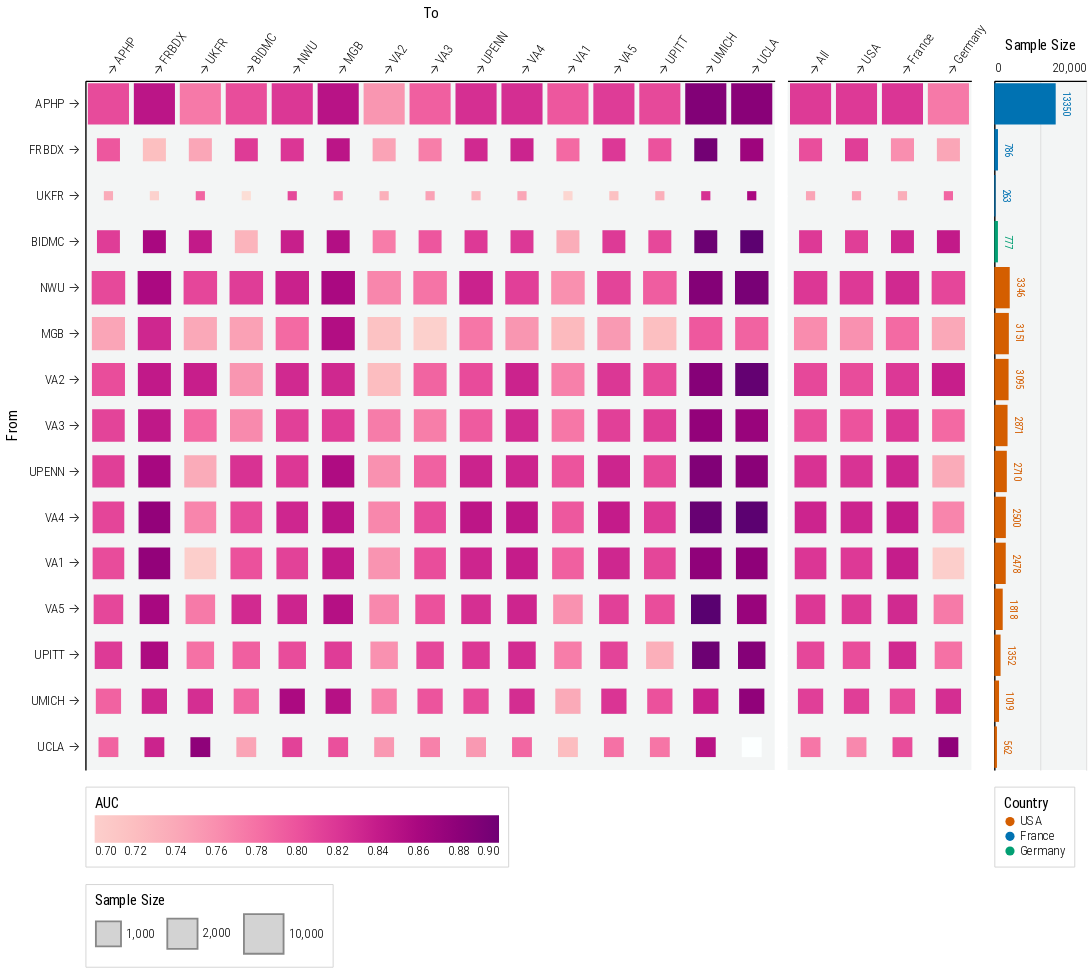

This figure's notebook cell:
### Code cell
def plot(df=None):
    d = df.copy()
    
    sort_from = ['APHP →', 'FRBDX →', 'UKFR →', 'BIDMC →', 'MGB →', 'NWU →', 'UCLA →', 'UMICH →', 'UPENN →', 'UPITT →', 'VA1 →', 'VA2 →', 'VA3 →', 'VA4 →', 'VA5 →']
    sort_to = ['→ APHP', '→ FRBDX', '→ UKFR', '→ BIDMC', '→ MGB', '→ NWU', '→ UCLA', '→ UMICH', '→ UPENN', '→ UPITT', '→ VA1', '→ VA2', '→ VA3', '→ VA4', '→ VA5']
    
    sort_from = ['APHP →', 'FRBDX →', 'UKFR →', 'BIDMC →', 'NWU →', 'MGB →', 'VA2 →', 'VA3 →',  'UPENN →',    'VA4 →', 'VA1 →', 'VA5 →', 'UPITT →','UMICH →','UCLA →']
    sort_to = ['→ APHP', '→ FRBDX', '→ UKFR', '→ BIDMC', '→ NWU', '→ MGB', '→ VA2', '→ VA3', '→ UPENN',     '→ VA4', '→ VA1','→ VA5',  '→ UPITT','→ UMICH', '→ UCLA']
    
    plot = alt.Chart(
        d[d['to-country'] != 'Meta']
    ).mark_square(
        opacity=1
    ).encode(
        x=alt.X("to:N", title='To', axis=alt.Axis(labelAngle=-55, domain=True, orient='top'), scale=alt.Scale(), sort=sort_to),
        y=alt.Y("from:N", title='From', axis=alt.Axis(labelAngle=0, domain=True), scale=alt.Scale(), sort=sort_from),
        size=alt.Size('from_size:Q', title='Sample Size', scale=alt.Scale(range=[100, 2000], type='log'), legend=alt.Legend(direction='horizontal', symbolFillColor='lightgray')),
#         size=alt.value(2400),
        color=alt.Color("auc:Q", title='AUC', scale=alt.Scale(scheme='redpurple', domain=[0.7, 0.9]), legend=alt.Legend(direction='horizontal', gradientLength=440, gradientThickness=30)),
    ).properties(
        width=750,
        height=750
    )
    
    meta = alt.Chart(
        d[d['to-country'] == 'Meta']
    ).mark_square(
        opacity=1
    ).encode(
        x=alt.X("to:N", title=None, axis=alt.Axis(labelAngle=-55, domain=True, orient='top'), scale=alt.Scale(), sort=sort_to),
        y=alt.Y("from:N", title=None, axis=alt.Axis(labelAngle=0, domain=False, labels=False), scale=alt.Scale(), sort=sort_from),
        size=alt.Size('from_size:Q', title='Sample Size', scale=alt.Scale(range=[100, 2000], type='log'), legend=alt.Legend(direction='horizontal', symbolFillColor='lightgray')),
#         size=alt.value(2400),
        color=alt.Color("auc:Q", title='AUC', scale=alt.Scale(scheme='redpurple', domain=[0.7, 0.9]), legend=alt.Legend(direction='horizontal', gradientLength=440, gradientThickness=30)),
    ).properties(
        width=200,
        height=750
    )
    
    n = alt.Chart(
        d
    ).mark_bar(
        opacity=1
    ).encode(
        x=alt.X("mean(from_size):Q", title='Sample Size', axis=alt.Axis(labelAngle=0, tickCount=2, domain=True, orient='top'), scale=alt.Scale(domain=[0, 20000])),
        y=alt.Y("from:N", title=None, axis=alt.Axis(labelAngle=0, labels=False, domain=True), scale=alt.Scale(), sort=sort_from),
        color=alt.Color("country:N", title='Country', scale=alt.Scale(range=country_colors, domain=countries), legend=alt.Legend(direction='vertical', gradientLength=440, gradientThickness=30)),
    ).properties(
        width=100,
        height=750
    )
    
    text = n.mark_text(
        angle=90,
        align='center',
        baseline='bottom',
        dy=-6,
    ).encode(
        text='from_size'
    )

    
    plot = alt.hconcat(alt.hconcat(plot, meta).resolve_scale(color='shared'), (n + text), spacing=0).properties(
#         title={
#             "text": [
#                 f"Transportability Of Cox Regression Model Across Different Sites",
#             ],
#             "dx": 50,
#             "fontSize": 18
#         }
    )
    
    return plot

res = plot(df)

res = apply_theme(
    res,
    axis_y_title_font_size=16,
    title_anchor='start',
    legend_orient='bottom',
    legend_title_orient='top',
    axis_label_font_size=14,
    header_label_font_size=16,
    subtitle_font_size=18,
#     legend_stroke_color='white'
)

res
# save(res,join("..", "result", "R1-auc-matrix.png"), scalefactor=8.0)

### Figure 1 — Vega-Lite specification as saved in the notebook (floating-point values rounded to 4 significant figures; data arrays with more than 128 entries replaced by an {"elided": "..."} marker saying what was removed)
{"config": {"view": {"continuousWidth": 400, "continuousHeight": 300, "fill": "#F3F5F5", "strokeWidth": 0}, "axis": {"domainColor": "black", "domainWidth": 1.5, "labelFontSize": 14, "labelFontWeight": 300, "labelLimit": 1000, "tickColor": "white", "titleFontSize": 16, "titleFontWeight": 400, "titlePadding": 10}, "axisX": {"labelAngle": 0}, "axisY": {"domain": false, "titleFontSize": 16}, "concat": {"spacing": 0}, "font": "Roboto Condensed", "header": {"labelFontSize": 16, "labelOrient": "bottom", "titleFontSize": 16, "titleFontWeight": "bold"}, "legend": {"cornerRadius": 0, "direction": "horizontal", "fillColor": "white", "gradientLength": 50, "labelFontSize": 14, "labelFontWeight": 300, "orient": "bottom", "padding": 10, "strokeColor": "lightgray", "symbolStrokeWidth": 2, "titleFontSize": 16, "titleFontWeight": 400, "titleOrient": "top"}, "point": {"size": 70}, "title": {"align": "left", "anchor": "start", "dy": -10, "fontSize": 22, "fontWeight": 500, "subtitleFontSize": 18, "subtitlePadding": 5}}, "hconcat": [{"hconcat": [{"data": {"name": "data-b1d757870d70cf8d2822e2b21026395f"}, "mark": {"type": "square", "opacity": 1}, "encoding": {"color": {"type": "quantitative", "field": "auc", "legend": {"direction": "horizontal", "gradientLength": 440, "gradientThickness": 30}, "scale": {"domain": [0.7, 0.9], "scheme": "redpurple"}, "title": "AUC"}, "size": {"type": "quantitative", "field": "from_size", "legend": {"direction": "horizontal", "symbolFillColor": "lightgray"}, "scale": {"range": [100, 2000], "type": "log"}, "title": "Sample Size"}, "x": {"type": "nominal", "axis": {"domain": true, "labelAngle": -55, "orient": "top"}, "field": "to", "scale": {}, "sort": ["→ APHP", "→ FRBDX", "→ UKFR", "→ BIDMC", "→ NWU", "→ MGB", "→ VA2", "→ VA3", "→ UPENN", "→ VA4", "→ VA1", "→ VA5", "→ UPITT", "→ UMICH", "→ UCLA"], "title": "To"}, "y": {"type": "nominal", "axis": {"domain": true, "labelAngle": 0}, "field": "from", "scale": {}, "sort": ["APHP →", "FRBDX →", "UKFR →", "BIDMC →", "NWU →", "MGB →", "VA2 →", "VA3 →", "UPENN →", "VA4 →", "VA1 →", "VA5 →", "UPITT →", "UMICH →", "UCLA →"], "title": "From"}}, "height": 750, "width": 750}, {"data": {"name": "data-11984c925b4505bc057490c9f1b0539c"}, "mark": {"type": "square", "opacity": 1}, "encoding": {"color": {"type": "quantitative", "field": "auc", "legend": {"direction": "horizontal", "gradientLength": 440, "gradientThickness": 30}, "scale": {"domain": [0.7, 0.9], "scheme": "redpurple"}, "title": "AUC"}, "size": {"type": "quantitative", "field": "from_size", "legend": {"direction": "horizontal", "symbolFillColor": "lightgray"}, "scale": {"range": [100, 2000], "type": "log"}, "title": "Sample Size"}, "x": {"type": "nominal", "axis": {"domain": true, "labelAngle": -55, "orient": "top"}, "field": "to", "scale": {}, "sort": ["→ APHP", "→ FRBDX", "→ UKFR", "→ BIDMC", "→ NWU", "→ MGB", "→ VA2", "→ VA3", "→ UPENN", "→ VA4", "→ VA1", "→ VA5", "→ UPITT", "→ UMICH", "→ UCLA"], "title": null}, "y": {"type": "nominal", "axis": {"domain": false, "labelAngle": 0, "labels": false}, "field": "from", "scale": {}, "sort": ["APHP →", "FRBDX →", "UKFR →", "BIDMC →", "NWU →", "MGB →", "VA2 →", "VA3 →", "UPENN →", "VA4 →", "VA1 →", "VA5 →", "UPITT →", "UMICH →", "UCLA →"], "title": null}}, "height": 750, "width": 200}], "resolve": {"scale": {"color": "shared"}}}, {"layer": [{"mark": {"type": "bar", "opacity": 1}, "encoding": {"color": {"type": "nominal", "field": "country", "legend": {"direction": "vertical", "gradientLength": 440, "gradientThickness": 30}, "scale": {"domain": ["USA", "France", "Germany"], "range": ["#D45E00", "#0072B2", "#029F73"]}, "title": "Country"}, "x": {"type": "quantitative", "aggregate": "mean", "axis": {"domain": true, "labelAngle": 0, "orient": "top", "tickCount": 2}, "field": "from_size", "scale": {"domain": [0, 20000]}, "title": "Sample Size"}, "y": {"type": "nominal", "axis": {"domain": true, "labelAngle": 0, "labels": false}, "field": "from", "scale": {}, "sort": ["APHP →", "FRBDX →", "UKFR →", "BIDMC →", "NWU →", "MGB →", "VA2 →", "VA3 →", "UPENN →", "VA4 →", "VA1 →", "VA5 →", "UPITT →", "UMICH →", "UCLA →"], "title": null}}, "height": 750, "width": 100}, {"mark": {"type": "text", "align": "center", "angle": 90, "baseline": "bottom", "dy": -6}, "encoding": {"color": {"type": "nominal", "field": "country", "legend": {"direction": "vertical", "gradientLength": 440, "gradientThickness": 30}, "scale": {"domain": ["USA", "France", "Germany"], "range": ["#D45E00", "#0072B2", "#029F73"]}, "title": "Country"}, "text": {"type": "quantitative", "field": "from_size"}, "x": {"type": "quantitative", "aggregate": "mean", "axis": {"domain": true, "labelAngle": 0, "orient": "top", "tickCount": 2}, "field": "from_size", "scale": {"domain": [0, 20000]}, "title": "Sample Size"}, "y": {"type": "nominal", "axis": {"domain": true, "labelAngle": 0, "labels": false}, "field": "from", "scale": {}, "sort": ["APHP →", "FRBDX →", "UKFR →", "BIDMC →", "NWU →", "MGB →", "VA2 →", "VA3 →", "UPENN →", "VA4 →", "VA1 →", "VA5 →", "UPITT →", "UMICH →", "UCLA →"], "title": null}}, "height": 750, "width": 100}], "data": {"name": "data-77b444b72866689908d7c30758c03350"}}], "spacing": 0, "$schema": "https://vega.github.io/schema/vega-lite/v4.8.1.json", "datasets": {"data-b1d757870d70cf8d2822e2b21026395f": {"elided": "225 records"}, "data-11984c925b4505bc057490c9f1b0539c": [{"from": "APHP →", "from_size": 13350, "to": "→ All", "auc": 0.8172, "country": "France", "to-country": "Meta"}, {"from": "APHP →", "from_size": 13350, "to": "→ USA", "auc": 0.8177, "country": "France", "to-country": "Meta"}, {"from": "APHP →", "from_size": 13350, "to": "→ France", "auc": 0.8207, "country": "France", "to-country": "Meta"}, {"from": "APHP →", "from_size": 13350, "to": "→ Germany", "auc": 0.7749, "country": "France", "to-country": "Meta"}, {"from": "BIDMC →", "from_size": 777, "to": "→ All", "auc": 0.8181, "country": "Germany", "to-country": "Meta"}, {"from": "BIDMC →", "from_size": 777, "to": "→ USA", "auc": 0.8143, "country": "Germany", "to-country": "Meta"}, {"from": "BIDMC →", "from_size": 777, "to": "→ France", "auc": 0.8317, "country": "Germany", "to-country": "Meta"}, {"from": "BIDMC →", "from_size": 777, "to": "→ Germany", "auc": 0.8416, "country": "Germany", "to-country": "Meta"}, {"from": "FRBDX →", "from_size": 786, "to": "→ All", "auc": 0.8037, "country": "France", "to-country": "Meta"}, {"from": "FRBDX →", "from_size": 786, "to": "→ USA", "auc": 0.8142, "country": "France", "to-country": "Meta"}, {"from": "FRBDX →", "from_size": 786, "to": "→ France", "auc": 0.7604, "country": "France", "to-country": "Meta"}, {"from": "FRBDX →", "from_size": 786, "to": "→ Germany", "auc": 0.7422, "country": "France", "to-country": "Meta"}, {"from": "MGB →", "from_size": 3151, "to": "→ All", "auc": 0.7618, "country": "USA", "to-country": "Meta"}, {"from": "MGB →", "from_size": 3151, "to": "→ USA", "auc": 0.7582, "country": "USA", "to-country": "Meta"}, {"from": "MGB →", "from_size": 3151, "to": "→ France", "auc": 0.7847, "country": "USA", "to-country": "Meta"}, {"from": "MGB →", "from_size": 3151, "to": "→ Germany", "auc": 0.7408, "country": "USA", "to-country": "Meta"}, {"from": "NWU →", "from_size": 3346, "to": "→ All", "auc": 0.8192, "country": "USA", "to-country": "Meta"}, {"from": "NWU →", "from_size": 3346, "to": "→ USA", "auc": 0.8177, "country": "USA", "to-country": "Meta"}, {"from": "NWU →", "from_size": 3346, "to": "→ France", "auc": 0.8295, "country": "USA", "to-country": "Meta"}, {"from": "NWU →", "from_size": 3346, "to": "→ Germany", "auc": 0.8087, "country": "USA", "to-country": "Meta"}, {"from": "UCLA →", "from_size": 562, "to": "→ All", "auc": 0.7766, "country": "USA", "to-country": "Meta"}, {"from": "UCLA →", "from_size": 562, "to": "→ USA", "auc": 0.7647, "country": "USA", "to-country": "Meta"}, {"from": "UCLA →", "from_size": 562, "to": "→ France", "auc": 0.8041, "country": "USA", "to-country": "Meta"}, {"from": "UCLA →", "from_size": 562, "to": "→ Germany", "auc": 0.8785, "country": "USA", "to-country": "Meta"}, {"from": "UKFR →", "from_size": 263, "to": "→ All", "auc": 0.7439, "country": "France", "to-country": "Meta"}, {"from": "UKFR →", "from_size": 263, "to": "→ USA", "auc": 0.7457, "country": "France", "to-country": "Meta"}, {"from": "UKFR →", "from_size": 263, "to": "→ France", "auc": 0.7364, "country": "France", "to-country": "Meta"}, {"from": "UKFR →", "from_size": 263, "to": "→ Germany", "auc": 0.7881, "country": "France", "to-country": "Meta"}, {"from": "UMICH →", "from_size": 1019, "to": "→ All", "auc": 0.8136, "country": "USA", "to-country": "Meta"}, {"from": "UMICH →", "from_size": 1019, "to": "→ USA", "auc": 0.8145, "country": "USA", "to-country": "Meta"}, {"from": "UMICH →", "from_size": 1019, "to": "→ France", "auc": 0.8053, "country": "USA", "to-country": "Meta"}, {"from": "UMICH →", "from_size": 1019, "to": "→ Germany", "auc": 0.8257, "country": "USA", "to-country": "Meta"}, {"from": "UPENN →", "from_size": 2710, "to": "→ All", "auc": 0.8229, "country": "USA", "to-country": "Meta"}, {"from": "UPENN →", "from_size": 2710, "to": "→ USA", "auc": 0.8226, "country": "USA", "to-country": "Meta"}, {"from": "UPENN →", "from_size": 2710, "to": "→ France", "auc": 0.8333, "country": "USA", "to-country": "Meta"}, {"from": "UPENN →", "from_size": 2710, "to": "→ Germany", "auc": 0.7385, "country": "USA", "to-country": "Meta"}, {"from": "UPITT →", "from_size": 1352, "to": "→ All", "auc": 0.808, "country": "USA", "to-country": "Meta"}, {"from": "UPITT →", "from_size": 1352, "to": "→ USA", "auc": 0.8041, "country": "USA", "to-country": "Meta"}, {"from": "UPITT →", "from_size": 1352, "to": "→ France", "auc": 0.8295, "country": "USA", "to-country": "Meta"}, {"from": "UPITT →", "from_size": 1352, "to": "→ Germany", "auc": 0.7797, "country": "USA", "to-country": "Meta"}, {"from": "VA1 →", "from_size": 2478, "to": "→ All", "auc": 0.8203, "country": "USA", "to-country": "Meta"}, {"from": "VA1 →", "from_size": 2478, "to": "→ USA", "auc": 0.8182, "country": "USA", "to-country": "Meta"}, {"from": "VA1 →", "from_size": 2478, "to": "→ France", "auc": 0.8387, "country": "USA", "to-country": "Meta"}, {"from": "VA1 →", "from_size": 2478, "to": "→ Germany", "auc": 0.7014, "country": "USA", "to-country": "Meta"}, {"from": "VA2 →", "from_size": 3095, "to": "→ All", "auc": 0.8076, "country": "USA", "to-country": "Meta"}, {"from": "VA2 →", "from_size": 3095, "to": "→ USA", "auc": 0.8046, "country": "USA", "to-country": "Meta"}, {"from": "VA2 →", "from_size": 3095, "to": "→ France", "auc": 0.8187, "country": "USA", "to-country": "Meta"}, {"from": "VA2 →", "from_size": 3095, "to": "→ Germany", "auc": 0.8375, "country": "USA", "to-country": "Meta"}, {"from": "VA3 →", "from_size": 2871, "to": "→ All", "auc": 0.8052, "country": "USA", "to-country": "Meta"}, {"from": "VA3 →", "from_size": 2871, "to": "→ USA", "auc": 0.8, "country": "USA", "to-country": "Meta"}, {"from": "VA3 →", "from_size": 2871, "to": "→ France", "auc": 0.8199, "country": "USA", "to-country": "Meta"}, {"from": "VA3 →", "from_size": 2871, "to": "→ Germany", "auc": 0.785, "country": "USA", "to-country": "Meta"}, {"from": "VA4 →", "from_size": 2500, "to": "→ All", "auc": 0.833, "country": "USA", "to-country": "Meta"}, {"from": "VA4 →", "from_size": 2500, "to": "→ USA", "auc": 0.8331, "country": "USA", "to-country": "Meta"}, {"from": "VA4 →", "from_size": 2500, "to": "→ France", "auc": 0.8411, "country": "USA", "to-country": "Meta"}, {"from": "VA4 →", "from_size": 2500, "to": "→ Germany", "auc": 0.7667, "country": "USA", "to-country": "Meta"}, {"from": "VA5 →", "from_size": 1818, "to": "→ All", "auc": 0.819, "country": "USA", "to-country": "Meta"}, {"from": "VA5 →", "from_size": 1818, "to": "→ USA", "auc": 0.8189, "country": "USA", "to-country": "Meta"}, {"from": "VA5 →", "from_size": 1818, "to": "→ France", "auc": 0.8291, "country": "USA", "to-country": "Meta"}, {"from": "VA5 →", "from_size": 1818, "to": "→ Germany", "auc": 0.774, "country": "USA", "to-country": "Meta"}], "data-77b444b72866689908d7c30758c03350": {"elided": "285 records"}}}
